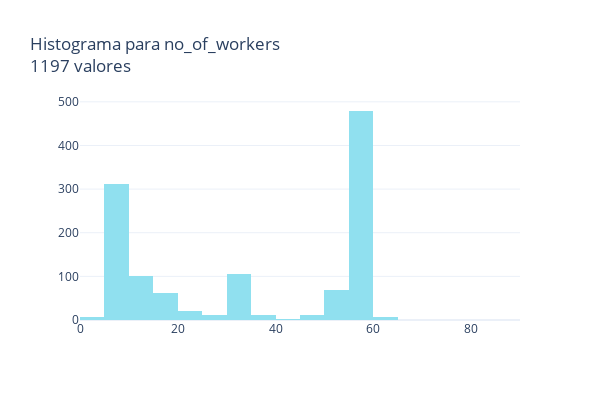
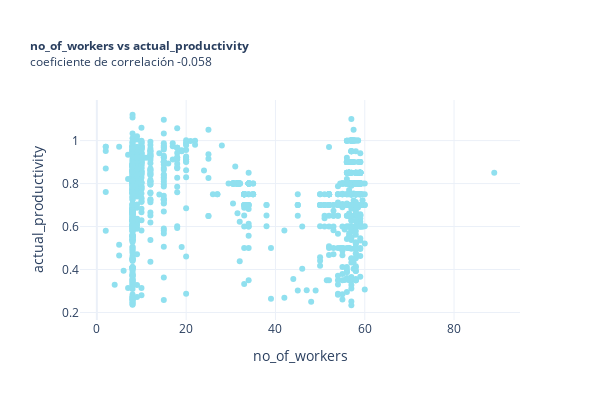

Here is the notebook cell these charts were saved with, in order:
### Markdown cell above
## 5.9 Exploremos ```no_of_workers```

Esta variable indica el número de personas en cada equipo

### Code cell
basic_var_description('no_of_workers', df)

### Figure 1 — Plotly figure (JSON) as saved in the notebook; plotly's stock layout.template omitted (floating-point values rounded to 4 significant figures; data arrays with more than 128 entries replaced by an {"elided": "..."} marker saying what was removed)
{"data": [{"marker": {"color": "#90e0ef"}, "type": "histogram", "x": {"elided": "1197 float values"}}], "layout": {"height": 400, "title": {"text": "Histograma para no_of_workers<br>1197 valores"}, "width": 600}}

### Figure 2 — Plotly figure (JSON) as saved in the notebook; plotly's stock layout.template omitted (floating-point values rounded to 4 significant figures; data arrays with more than 128 entries replaced by an {"elided": "..."} marker saying what was removed)
{"data": [{"marker": {"color": "#90e0ef"}, "mode": "markers", "type": "scatter", "x": {"elided": "1197 float values"}, "y": {"elided": "1197 float values"}}], "layout": {"height": 400, "title": {"font": {"size": 12}, "text": "<b>no_of_workers vs actual_productivity</b><br>coeficiente de correlación -0.058"}, "width": 600, "xaxis": {"title": {"text": "no_of_workers"}}, "yaxis": {"title": {"text": "actual_productivity"}}}}
